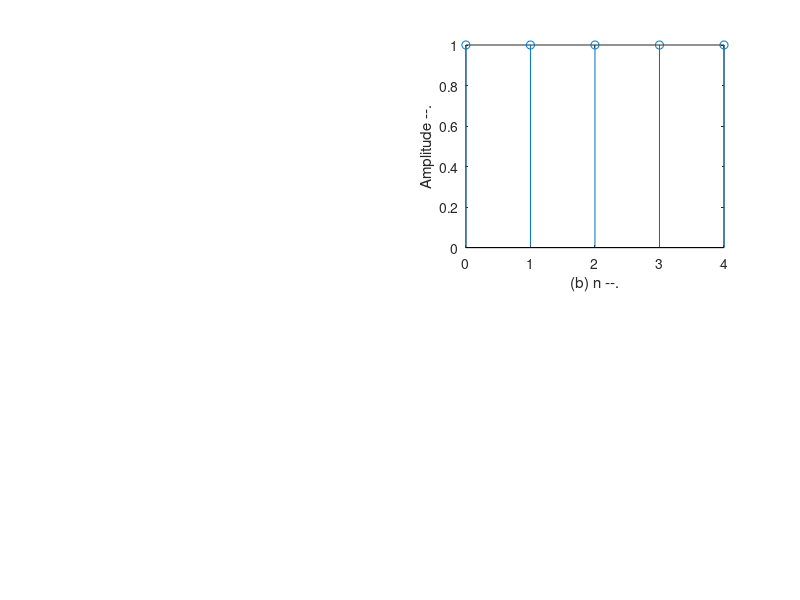

Reproduce this figure in MATLAB.
n=input('enter the N value');
t=0:1:n-1; 
y1=ones(1,n);
subplot(2,2,2); 
stem(t,y1);
ylabel('Amplitude --.');
xlabel('(b) n --.');
